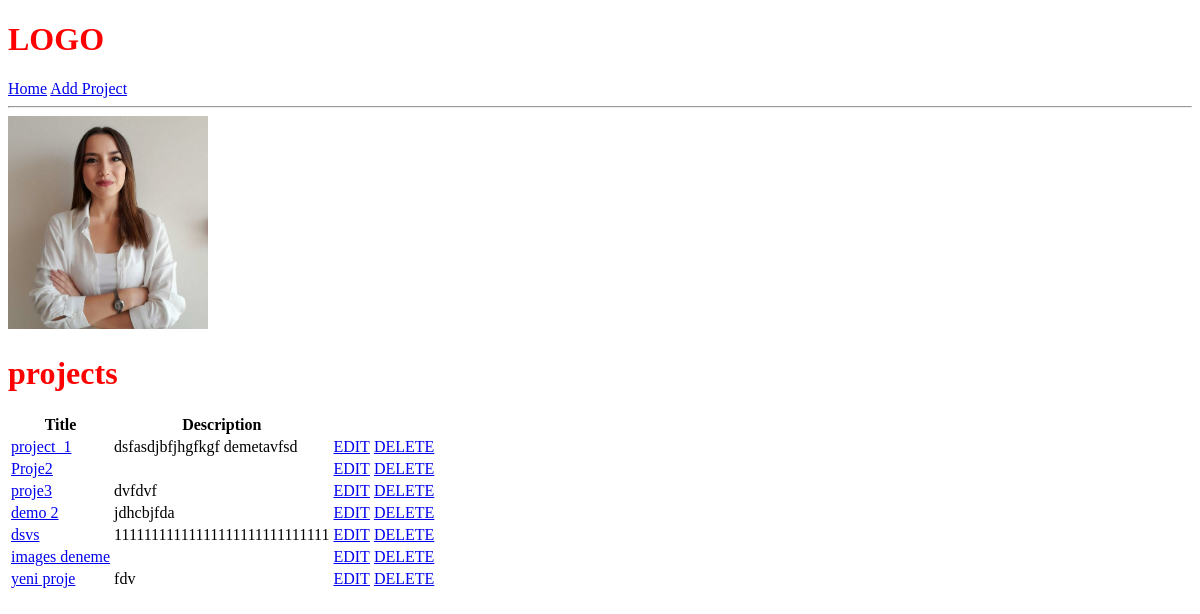
The app's page /, older data.
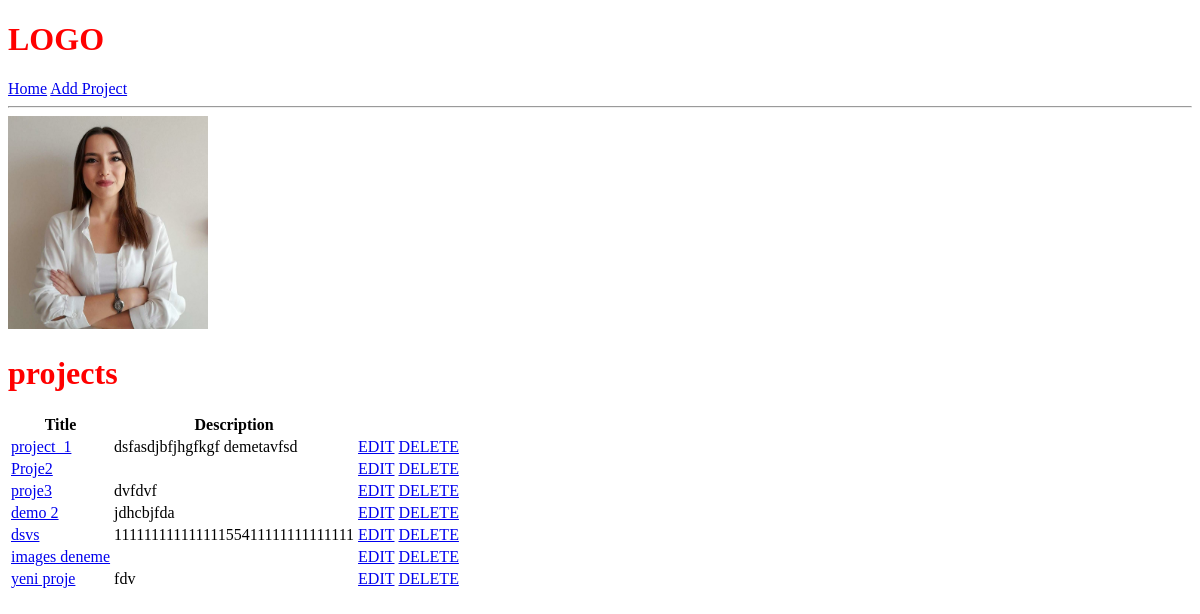
The same page, newer data.
### projects/models.py (models this page shows, shortened)
class Project(models.Model):
    id = models.URLField(default=uuid.uuid4, unique=True,
                         primary_key=True, editable=False)
    title = models.CharField(max_length=200)
    description = models.TextField(null=True, blank=True)
    featured_image = models.ImageField(
        null=True, blank=True)
    demo_link = models.CharField(max_length=1000, null=True, blank=True)
    source_link = models.CharField(max_length=1000, null=True, blank=True)
    vote_total = models.IntegerField(default=0)
    vote_ratio = models.IntegerField(default=0)
    tags = models.ManyToManyField('Tag', blank=True)
    created = models.DateTimeField(auto_now_add=True)

### projects/views.py (the view)
# urls.py: path('', include('projects.urls')),
def projects(request):
    projects = Project.objects.all()
    context = {'projects': projects}
    return render(request, 'projects/projects.html', context)

### projects/templates/projects/projects.html (shortened to what this page needs)
{% extends 'main.html' %}
{% load static %}
{% block content %}
<img style="width: 200px" src="{% static 'images/profiles/1.jpeg' %}"/>
<h1> projects </h1>
<table>
    <thead>
    <tr>
        <th>Title</th>
        <th>Description</th>
    </tr>
    </thead>
    <tbody>
    {% for project in projects %}
    <tr>
        <td>
            <a href="{% url 'project' project.id %}">{{ project.title }}
            </a>
        </td>
        <td>{{ project.description }}</td>
        <td><a href="{% url 'updated-project' project.id %}">EDIT</a></td>
        <td><a href="{% url 'deleted-project' project.id %}">DELETE</a></td>
    </tr>
    {% endfor %}
    </tbody>
</table>
{% endblock content %}

Row changes from the older to the newer data that the page shows:
changed Project "dsvs": description "11111111111111111111111111111" → "11111111111111155411111111111111"
